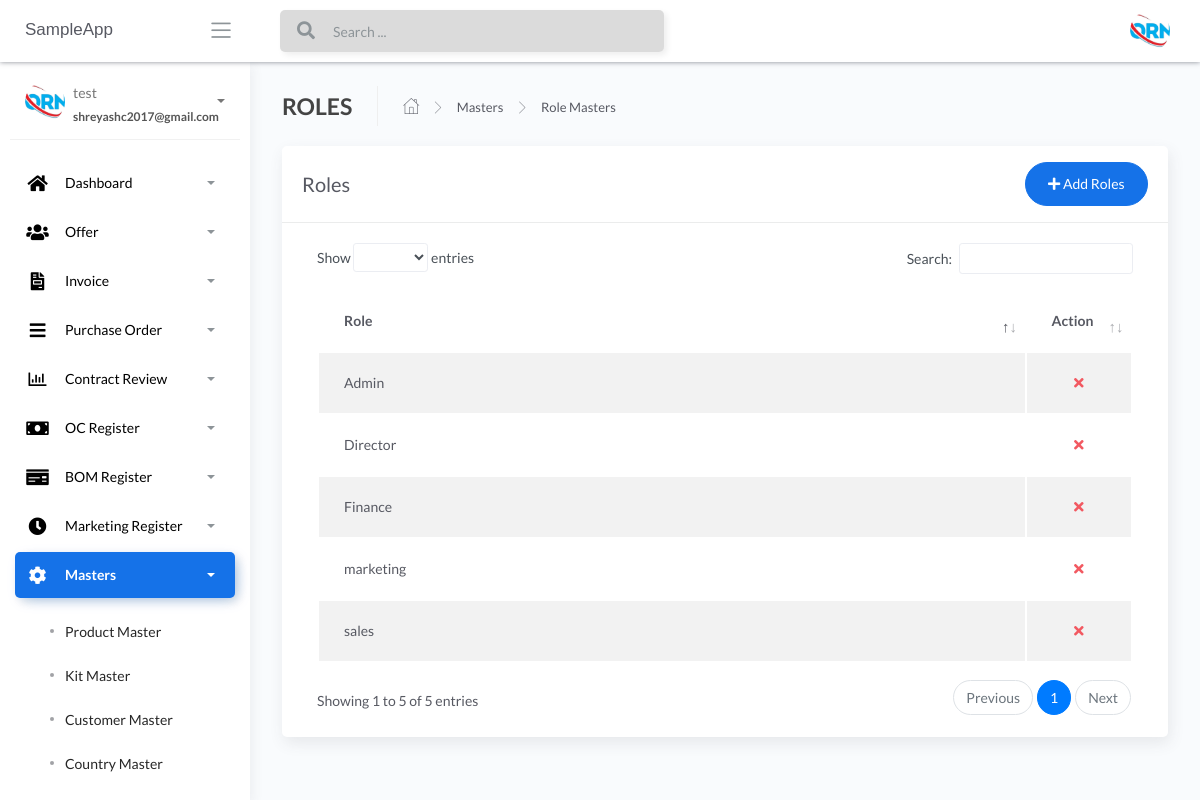
/Role-masters (signed in), run on an earlier commit of the app's database.
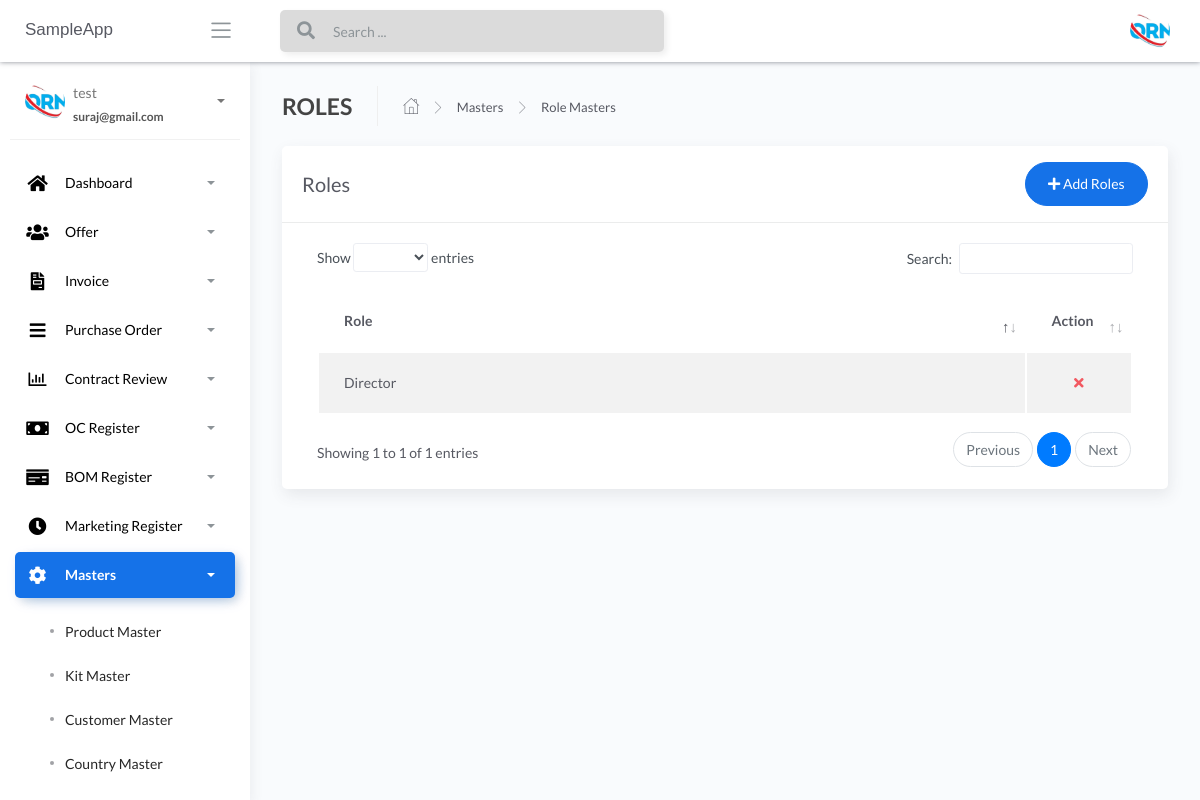
And on a later commit of the database.
### apps/authentication/models.py (models this page shows, shortened)
class Users(db.Model, UserMixin):
    __tablename__ = 'Users'
    id = db.Column(db.Integer, primary_key=True)
    username = db.Column(db.String(64), unique=True)
    email = db.Column(db.String(64), unique=True)
    password = db.Column(db.LargeBinary)

### apps/home/models.py (models this page shows, shortened)
class RoleMaster(db.Model):
    __tablename__ = "RoleMaster"
    id = db.Column(db.Integer, primary_key=True)
    role_name = db.Column(db.String())

### apps/home/routes.py (the view, shortened to what this page needs)
@blueprint.route('/Role-masters', methods=['GET', 'POST'])
@login_required
def Role_masters():
    if request.method == 'GET':
        users = RoleMaster.query.all()
        return render_template('home/Role-masters.html', users=users, segment='Role-masters')

### apps/__init__.py (called while the page is built)
def configure_database(app):
    @app.before_first_request
    def initialize_database():
        db.create_all()
    @app.teardown_request
    def shutdown_session(exception=None):
        db.session.remove()

### apps/authentication/models.py (called while the page is built)
@login_manager.user_loader
def user_loader(id):
    return Users.query.filter_by(id=id).first()

### apps/templates/home/Role-masters.html (shortened to what this page needs)
{% extends "layouts/base.html" %}
{% block content %}
	<div class="content">
		<div class="page-inner">
			<div class="page-header">
				<h4 class="page-title">ROLES</h4>
				<ul class="breadcrumbs">
					<li class="nav-home">
						<a href="#">
							<i class="flaticon-home"></i>
						</a>
					</li>
					<li class="separator">
						<i class="flaticon-right-arrow"></i>
					</li>
					<li class="nav-item">
						<a href="#">Masters</a>
					</li>
					<li class="separator">
						<i class="flaticon-right-arrow"></i>
					</li>
					<li class="nav-item">
						<a href="#">Role Masters</a>
					</li>
				</ul>
			</div>
			<div class="row">
				<div class="col-md-12">
					<div class="card">
						<div class="card-header">
							<div class="d-flex align-items-center">
								<h4 class="card-title">Roles</h4>
								<button class="btn btn-primary btn-round ml-auto" data-toggle="modal" data-target="#addRowModal">
									<i class="fa fa-plus"></i>
									Add Roles
								</button>
							</div>
						</div>
						<div class="card-body">
							<div class="table-responsive">
								<table id="add-row" class="display table table-striped table-hover" >
									<thead>
										<tr>
											<th>Role</th>
											<th style="width: 10%">Action</th>
										</tr>
									</thead>
									<tbody>
										{% for user in users %}
											<tr
											{% if loop.index %2==0 %}
											{% else %}
											{% endif %}
											>
											<td>{{user.role_name}}</td>
											<td>
											<div class="form-button-action">
											<span style="font-size: 24px;color:red;">
											<a href="/{{user.id}}/deleterole" type="button" data-toggle="tooltip" title="" class="btn btn-link btn-danger" data-original-title="Remove"> <i class="fas fa-times"></i></a>
											</span>
											</div>
											</td>
										</tr>
									{% endfor %}
									</tbody>
								</table>
							</div>
						</div>
					</div>
				</div>
			</div>
		</div>
	</div>
{% endblock content %}

### apps/templates/includes/sidebar.html (shortened to what the changed rows need)
		<div class="sidebar sidebar-style-2" data-background-color="white">
			<div class="sidebar-wrapper scrollbar scrollbar-inner">
				<div class="sidebar-content">
				{% if current_user.is_authenticated %}
					<div class="user">
						<div class="avatar-sm float-left mr-2">
							<img src="/static/assets/img/logo.jpg" alt="..." class="avatar-img rounded-circle">
						</div>
						<div class="info">
							<a data-toggle="collapse" href="#collapseExample" aria-expanded="true">
								<span>
									{{ current_user.username }}
									<span class="user-level">
										{{ current_user.email }}
									</span>
									<span class="caret"></span>
								</span>
							</a>
						</div>
					</div>
					<ul class="nav nav-primary">
						<li class="nav-item {% if 'dashboard' in segment %} active {% endif %}">
							<a data-toggle="collapse" href="#dashboard" aria-expanded="false">
								<i style="color:black;" class="fas fa-home"></i>
								<p style="color:black;">Dashboard</p>
								<span class="caret"></span>
							</a>
						</li>
						<li class="nav-item {% if 'offer-' in segment %} active {% endif %}">
							<a data-toggle="collapse" href="#base">
								<i  style="color:black;" class="fas fa-users"></i>
								<p  style="color:black;">Offer</p>
								<span class="caret"></span>
							</a>
						</li>
						<li class="nav-item {% if 'invoice' in segment %} active {% endif %}">
							<a data-toggle="collapse" href="#invoice">
								<i  style="color:black;" class="fas fa-file-invoice"></i>
								<p  style="color:black;">Invoice</p>
								<span class="caret"></span>
							</a>
						</li>
						<li class="nav-item {% if 'purchaseorder' in segment %} active {% endif %}">
							<a data-toggle="collapse" href="#purchaseorder">
								<i  style="color:black;" class="fas fa-bars"></i>
								<p  style="color:black;">Purchase Order</p>
								<span class="caret"></span>
							</a>
						</li>
						<li class="nav-item {% if 'contractreview' in segment %} active {% endif %}">
							<a data-toggle="collapse" href="#contractreview">
								<i  style="color:black;" class="far fa-chart-bar"></i>
								<p  style="color:black;">Contract Review</p>
								<span class="caret"></span>
							</a>
						</li>
						<li class="nav-item {% if 'OcRegister' in segment %} active {% endif %}">
							<a data-toggle="collapse" href="#OcRegister">
								<i  style="color:black;" class="fas fa-money-bill"></i>
								<p  style="color:black;">OC Register</p>
								<span class="caret"></span>
							</a>
						</li>
						<li class="nav-item {% if 'BOMRegister' in segment %} active {% endif %}">
							<a data-toggle="collapse" href="#BOMRegister">
								<i  style="color:black;" class="fas fa-money-check"></i>
								<p  style="color:black;">BOM Register</p>
								<span class="caret"></span>
							</a>
						</li>
						<li class="nav-item {% if 'MarketingRegister' in segment %} active {% endif %}">
							<a data-toggle="collapse" href="#MarketingRegister">
								<i  style="color:black;" class="fas fa-clock"></i>
								<p  style="color:black;">Marketing Register</p>
								<span class="caret"></span>
							</a>
						</li>
						<li class="nav-item {% if 'masters' in segment %} active {% endif %}">
							<a data-toggle="collapse" href="#masters">
								<i  style="color:black;" class="fas fa-cog fa-spin"></i>
								<p  style="color:black;">Masters</p>
								<span class="caret"></span>
							</a>
							<div class="collapse {% if 'masters' in segment %} show {% endif %}" id="masters">
								<ul class="nav nav-collapse">
									<li class="{% if 'Product-masters' in segment %} active {% endif %}">
										<a href="/Product-masters">
											<span  style="color:black;" class="sub-item">Product Master</span>
										</a>
									</li>
									<li class="{% if 'Kit-masters' in segment %} active {% endif %}">
										<a href="/Kit-masters">
											<span  style="color:black;"class="sub-item">Kit Master</span>
										</a>
									</li>
									<li class="{% if 'Customer-masters' in segment %} active {% endif %}">
										<a href="/Customer-masters">
											<span  style="color:black;" class="sub-item">Customer Master</span>
										</a>
									</li>
									<li class="{% if 'Country-masters' in segment %} active {% endif %}">
										<a href="/Country-masters">
											<span  style="color:black;" class="sub-item">Country Master</span>
										</a>
									</li>
									<li class="{% if 'State-masters' in segment %} active {% endif %}">
										<a href="/State-masters">
										</a>
									</li>
								</ul>
							</div>
						</li>
					</ul>
				{% endif %}
				</div>
			</div>
		</div>

What changed in the data, as far as the page shows it:
removed RoleMaster: role_name "Admin"
removed RoleMaster: role_name "sales"
removed RoleMaster: role_name "Finance"
removed RoleMaster: role_name "marketing"
changed Users "test": email "shreyashc2017@gmail.com" → "suraj@gmail.com"
Also different on the page:
text written by a page script: "Show entries Search: Showing 1 to 5 of 5 entries Previous 1 Next" → "Show entries Search: Showing 1 to 1 of 1 entries Previous 1 Next"
